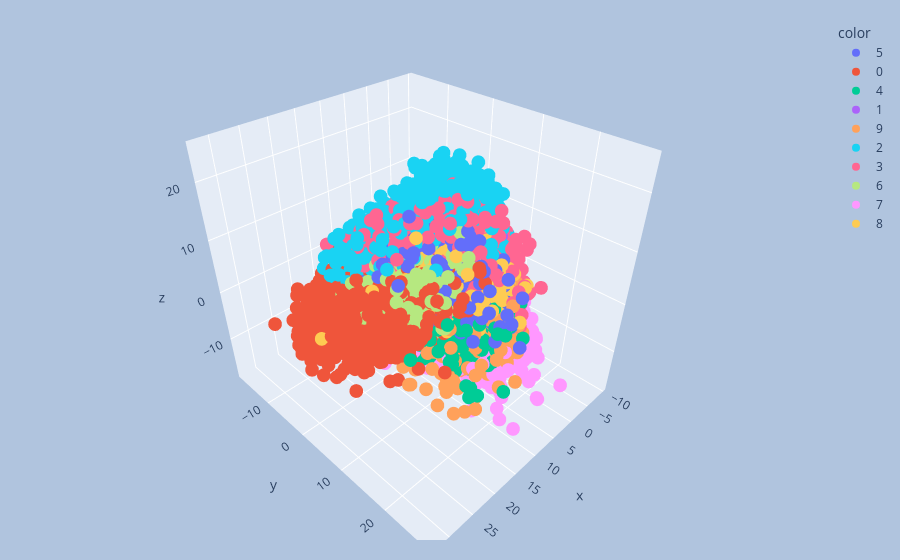

Notebook cell for this chart:
### Code cell
import plotly.express as px
y_train_trf = df_train['label'].astype(str)
fig = px.scatter_3d(df, x=X_train_trf[:,0], y=X_train_trf[:,1], z=X_train_trf[:,2],
              color=y_train_trf)
fig.update_layout(
    margin=dict(l=20, r=20, t=20, b=20),
    paper_bgcolor="LightSteelBlue",
)
fig.show()

### Figure 1 — Plotly figure (JSON) as saved in the notebook; plotly's stock layout.template omitted (floating-point values rounded to 4 significant figures; data arrays with more than 128 entries replaced by an {"elided": "..."} marker saying what was removed)
{"data": [{"hovertemplate": "color=5<br>x=%{x}<br>y=%{y}<br>z=%{z}<extra></extra>", "legendgroup": "5", "marker": {"color": "#636efa", "symbol": "circle"}, "mode": "markers", "name": "5", "scene": "scene", "showlegend": true, "type": "scatter3d", "x": {"elided": "5421 float values"}, "y": {"elided": "5421 float values"}, "z": {"elided": "5421 float values"}}, {"hovertemplate": "color=0<br>x=%{x}<br>y=%{y}<br>z=%{z}<extra></extra>", "legendgroup": "0", "marker": {"color": "#EF553B", "symbol": "circle"}, "mode": "markers", "name": "0", "scene": "scene", "showlegend": true, "type": "scatter3d", "x": {"elided": "5923 float values"}, "y": {"elided": "5923 float values"}, "z": {"elided": "5923 float values"}}, {"hovertemplate": "color=4<br>x=%{x}<br>y=%{y}<br>z=%{z}<extra></extra>", "legendgroup": "4", "marker": {"color": "#00cc96", "symbol": "circle"}, "mode": "markers", "name": "4", "scene": "scene", "showlegend": true, "type": "scatter3d", "x": {"elided": "5842 float values"}, "y": {"elided": "5842 float values"}, "z": {"elided": "5842 float values"}}, {"hovertemplate": "color=1<br>x=%{x}<br>y=%{y}<br>z=%{z}<extra></extra>", "legendgroup": "1", "marker": {"color": "#ab63fa", "symbol": "circle"}, "mode": "markers", "name": "1", "scene": "scene", "showlegend": true, "type": "scatter3d", "x": {"elided": "6742 float values"}, "y": {"elided": "6742 float values"}, "z": {"elided": "6742 float values"}}, {"hovertemplate": "color=9<br>x=%{x}<br>y=%{y}<br>z=%{z}<extra></extra>", "legendgroup": "9", "marker": {"color": "#FFA15A", "symbol": "circle"}, "mode": "markers", "name": "9", "scene": "scene", "showlegend": true, "type": "scatter3d", "x": {"elided": "5949 float values"}, "y": {"elided": "5949 float values"}, "z": {"elided": "5949 float values"}}, {"hovertemplate": "color=2<br>x=%{x}<br>y=%{y}<br>z=%{z}<extra></extra>", "legendgroup": "2", "marker": {"color": "#19d3f3", "symbol": "circle"}, "mode": "markers", "name": "2", "scene": "scene", "showlegend": true, "type": "scatter3d", "x": {"elided": "5958 float values"}, "y": {"elided": "5958 float values"}, "z": {"elided": "5958 float values"}}, {"hovertemplate": "color=3<br>x=%{x}<br>y=%{y}<br>z=%{z}<extra></extra>", "legendgroup": "3", "marker": {"color": "#FF6692", "symbol": "circle"}, "mode": "markers", "name": "3", "scene": "scene", "showlegend": true, "type": "scatter3d", "x": {"elided": "6131 float values"}, "y": {"elided": "6131 float values"}, "z": {"elided": "6131 float values"}}, {"hovertemplate": "color=6<br>x=%{x}<br>y=%{y}<br>z=%{z}<extra></extra>", "legendgroup": "6", "marker": {"color": "#B6E880", "symbol": "circle"}, "mode": "markers", "name": "6", "scene": "scene", "showlegend": true, "type": "scatter3d", "x": {"elided": "5918 float values"}, "y": {"elided": "5918 float values"}, "z": {"elided": "5918 float values"}}, {"hovertemplate": "color=7<br>x=%{x}<br>y=%{y}<br>z=%{z}<extra></extra>", "legendgroup": "7", "marker": {"color": "#FF97FF", "symbol": "circle"}, "mode": "markers", "name": "7", "scene": "scene", "showlegend": true, "type": "scatter3d", "x": {"elided": "6265 float values"}, "y": {"elided": "6265 float values"}, "z": {"elided": "6265 float values"}}, {"hovertemplate": "color=8<br>x=%{x}<br>y=%{y}<br>z=%{z}<extra></extra>", "legendgroup": "8", "marker": {"color": "#FECB52", "symbol": "circle"}, "mode": "markers", "name": "8", "scene": "scene", "showlegend": true, "type": "scatter3d", "x": {"elided": "5851 float values"}, "y": {"elided": "5851 float values"}, "z": {"elided": "5851 float values"}}], "layout": {"legend": {"title": {"text": "color"}, "tracegroupgap": 0}, "margin": {"b": 20, "l": 20, "r": 20, "t": 20}, "paper_bgcolor": "LightSteelBlue", "scene": {"domain": {"x": [0, 1], "y": [0, 1]}, "xaxis": {"title": {"text": "x"}}, "yaxis": {"title": {"text": "y"}}, "zaxis": {"title": {"text": "z"}}}}}
